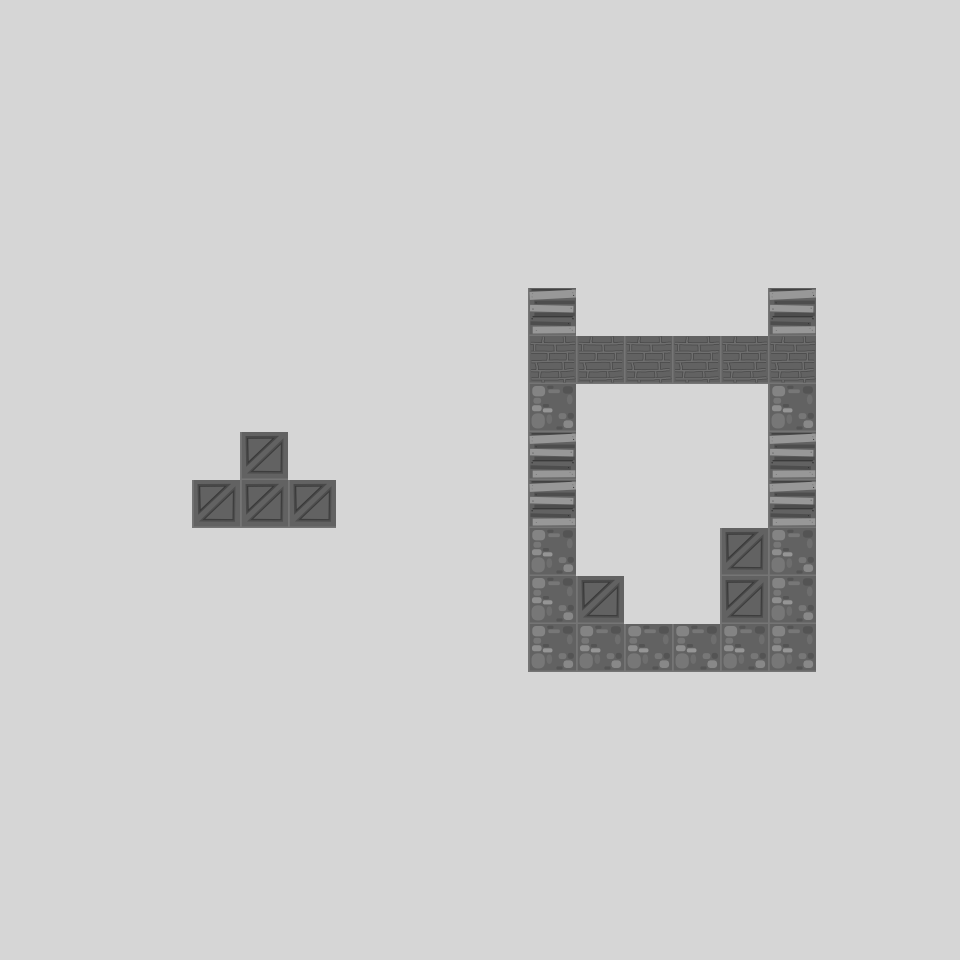

A level layout from a 2D game, rendered from its tile map. Below: a short description, then the map file with tile-grid data replaced by summaries:
An orthogonal 20x20 tile map with 48x48 px tiles, 1 tile layer (Tiles) and 1 object (terrain).

<map version="1.0" orientation="orthogonal" renderorder="right-up" width="20" height="20" tilewidth="48" tileheight="48" backgroundcolor="#d6d6d6">
 <tileset firstgid="1" name="testset" tilewidth="48" tileheight="48">
  <image source="../textures/testset.png" width="432" height="48" />
 </tileset>
 <layer name="Tiles" width="20" height="20">
  <data>[400 cells, 31 non-empty, 4 distinct tile ids]</data>
 </layer>
 <objectgroup name="Objects">
  <object name="terrain" x="-122.667" y="481.333">
   <polygon points="118.667,21.3333 136,29.3333 170.667,36 232,37.3333 308,37.3333 316,42.6667 460,44 498.667,40 536,40 593.333,42.6667 652,46.6667 652,189.333 937.333,188 936.917,63 977.333,76 1048,106.667 1089.33,98.6667 1089.33,481.333 117.333,484" />
  </object>
 </objectgroup>
</map>